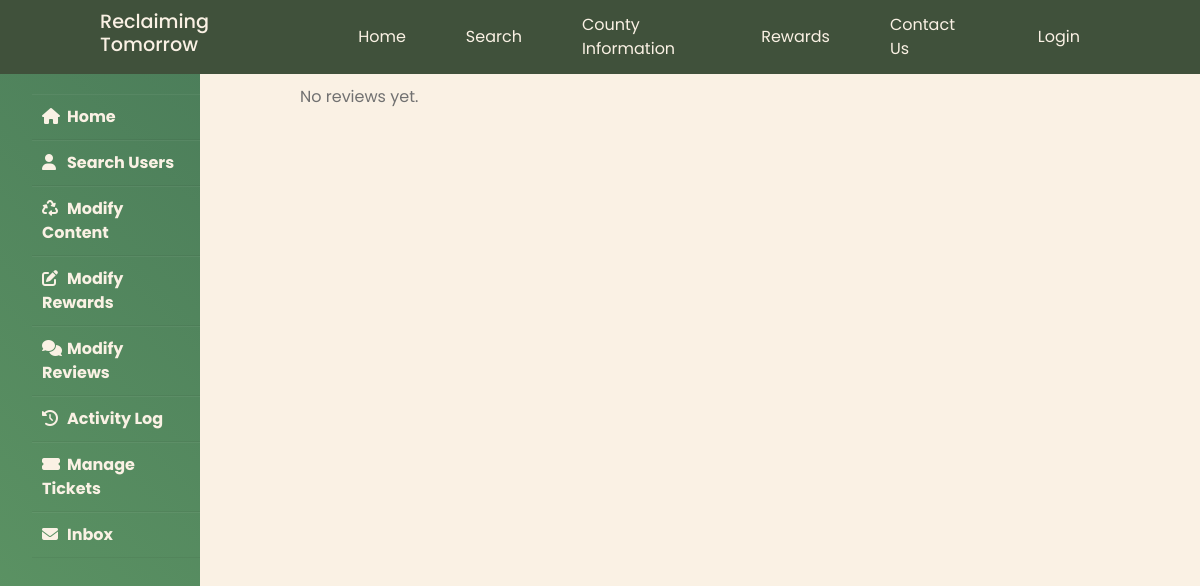
/admin/modifyReviews.php, run on an earlier commit of the app's database.
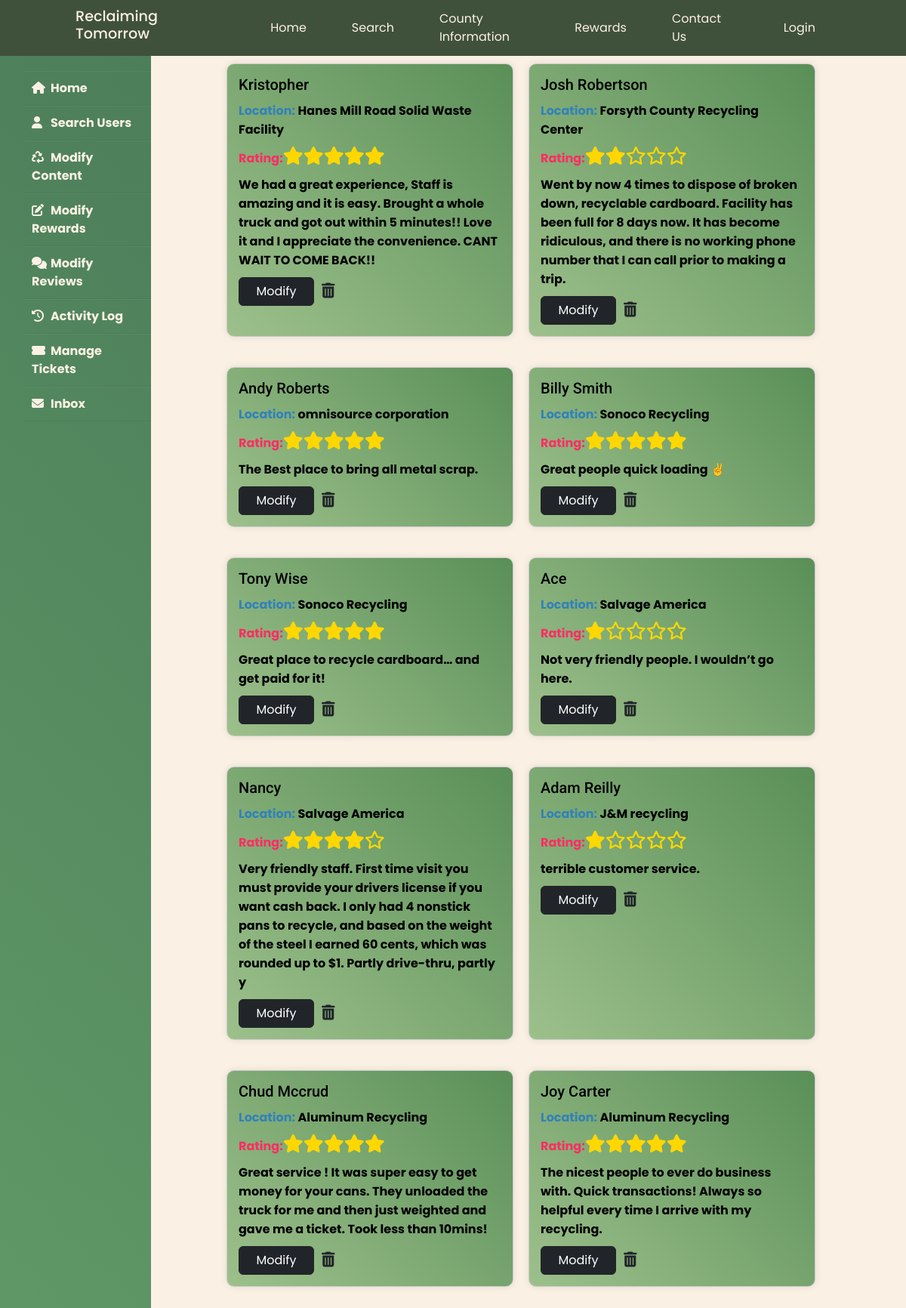
And on a later commit of the database.
### tables this page shows
CREATE TABLE `posts` (
  `id` int(11) NOT NULL,
  `name` varchar(100) NOT NULL,
  `location` varchar(200) NOT NULL,
  `rating` int(1) NOT NULL,
  `message` varchar(250) NOT NULL
);

### admin/modifyReviews.php (the view, shortened to what this page needs)
<?php
require '../connect.php';
?>
<!DOCTYPE html>
<html lang="en">
<head>
    <link href="https://cdn.jsdelivr.net/npm/bootstrap@5.3.1/dist/css/bootstrap.min.css" rel="stylesheet" />
    <link href="../style.css" rel="stylesheet">
</head>
<body>
<?php include "../admin/header.php"; ?>
<div class="wrapper">
        <div class="sidebar"><i class=""></i>
        <ul>
            <li><a href="/admin/dashboard"><i class="fas fa-home"></i>Home</a></li>
            <li><a href="/admin/search"><i class="fas fa-user"></i>Search Users</a></li>
            <li><a href="/admin/modifyContent"><i class="fas fa-recycle"></i>Modify Content</a></li>
            <li><a href="/admin/modifyRewards"><i class="fas fa-edit"></i>Modify Rewards</a></li>
            <li><a href="/admin/modifyReviews"><i class="fas fa-thin fa-comments"></i>Modify Reviews</a></li>
            <li><a href="/rewards/log"><i class="fas fa-history"></i>Activity Log</a></li>
            <li><a href="/rewards/manage_tickets"><i class="fas fa-ticket-alt"></i>Manage Tickets</a></li>
            <li><a href="/admin/inbox"><i class="fas fa-envelope"></i>Inbox</a></li>
          </ul>
        </div>
        <div class="main_content">
        <div class="info">
        <div class="reviews-container">
        <?php
            $sql = "SELECT * FROM posts ORDER BY id DESC";
            $result=mysqli_query($db,$sql);
            if ($result->num_rows > 0) {
                while ($row = $result->fetch_assoc()) {
                    echo '<div class="review">';
                    echo '<h3 style="color: #000">'.$row["name"].'</h3>';
                    echo '<p style="color: #000"><span class="location">Location: </span>'.$row["location"].'</p>';
                    echo '<p><span class="rating">Rating:</span>'.getStars($row["rating"]).'</p>';
                    echo '<p style="color: #000" class="message">'.$row["message"].'</p>';
                    echo '<a class="btn btn-dark btn" href="updateReview.php?id='.$row["id"].'" style="width:100px; margin-right: 10px;" role="button">Modify</a>';
                    echo '<a class="link-dark" href="deleteReview.php?id='.$row["id"].'"><i class="fas fa-trash-alt fa-lg"></i></a>';
                    echo '</div>';
                }
            } else {
                echo "No reviews yet.";
            }
            echo '</div>';
            function getStars($rating) {
                $stars = '';
                for ($i = 1; $i <= 5; $i++) {
                    if ($i <= $rating) {
                        $stars .= '<i class="fas fa-star stars"></i>';
                    } else {
                        $stars .= '<i class="far fa-star stars"></i>';
                    }
                }
                return $stars;
            }
        ?>
      </div>
    </div>
</div>
</body>
</html>

### admin/header.php (shortened to what this page needs)
<?php
$loggedIn = isset($_SESSION['LOGGED_IN']);
$homeLink = '../index.php';
?>
<header>
    <h2 class="logo">Reclaiming Tomorrow</h2>
    <nav class="navigation">
        <a href="<?php echo $homeLink; ?>">Home</a>
        <a href="../maps/search">Search</a>
        <a href="../county_search/county">County Information</a>
        <a href="/rewards/redemption">Rewards</a>
        <a href="../contact">Contact Us</a>
        <?php if ($loggedIn): ?>
            <a href="../admin_verify/admin_logout" class="btnLogin-popup">Logout</a>
        <?php else: ?>
            <a href="../admin_verify/admin_login" class="btnLogin-popup">Login</a>
        <?php endif; ?>
    </nav>
</header>

### style.css (style rules this page uses)
* { margin: 0; padding: 0; box-sizing: border-box; list-style: none; font-family: 'Poppins', sans-serif; }
body { background-color: #FAF1E4; background-size: cover; background-position: center; display: flex; padding-top: 64px; flex-direction: column; background-color: #FAF1E4; min-height: 100vh; }
header { top: 0; left: 0; width: 100%; padding: 10px 100px; background: #40513B; display: flex; position: fixed; justify-content: space-between; align-items: center; z-index: 99; }
.logo { font-size: 1.2em; color: #FAF1E4; user-select: none; }
.navigation { display: flex; justify-content: flex-end; align-items: center; }
.navigation a { position: relative; font-size: 1em; color: #FAF1E4; text-decoration: none; margin-right: 40px; margin: 0 auto 0 60px; }
.navigation a::after { content: ''; position: absolute; left: 0; bottom: -6px; width: 100%; height: 3px; background: #FAF1E4; border-radius: 5px; transform-origin: right; transform: scaleX(0); transition: transform .3s ease-in-out; }
.navigation .btnLogin-popup { font-size: 1em; color: #FAF1E4; background: transparent; border: none; padding: 10px 20px; border-radius: 5px; cursor: pointer; justify-content: flex-end; transition: .3s ease-in-out; text-decoration: none; }
.wrapper { display: flex; position: relative; }
.wrapper .sidebar { width: 200px; height: 100%; background: linear-gradient(45deg, #609966, #4C7E5A); padding: 30px 0; position: fixed; transition: width 0.3s ease; font-weight: bolder; }
.wrapper .sidebar ul li { padding: 10px; border-bottom: 1px solid #CEC5B7; border-bottom: 1px solid rgba(0, 0, 0, 0.05); border-top: 1px solid rgba(255, 255, 255, 0.05); transition: background-color 0.3s, border-color 0.3s; }
.wrapper .sidebar ul li a { color: #FAF1E4; display: block; text-decoration: none; }
.wrapper .sidebar ul li a .fas { width: 25px; }
.wrapper .main_content { width: 100%; margin-left: 200px; }
.wrapper .main_content .info { margin: 20px; color: #717171; line-height: 25px; }
.wrapper .main_content .info div { margin-bottom: 20px; }

### admin/modifyReviews.php (style rules this page uses)
.reviews-container { max-width: 800px; margin: 0 auto; display: flex; flex-wrap: wrap; gap: 20px; }
.review { border: 1px solid #ccc; border-radius: 10px; padding: 15px; font-weight: bolder; color: #F9F7F7; text-align: left; width: calc(50% - 20px); background: linear-gradient(45deg, #9DC08B, #5A8F58); transition: transform 0.3s, box-shadow 0.3s; box-shadow: 0 0 10px rgba(0, 0, 0, 0.1); }
.review h3 { font-family: 'Roboto', sans-serif; font-size: 20px; margin: 0; }
.review p { margin: 10px 0; }
.review .location { color: #3282B8; font-weight: bold; }
.review .rating { color: #FF2E63; font-weight: bold; }
.review .stars { color: #FFD700; font-size: 24px; animation: tilt-n-move-shaking 1s infinite; }
.review .message { font-size: 16px; }

What changed in the data, as far as the page shows it:
added posts: name "Kristopher", location "Hanes Mill Road Solid Waste Facility", rating 5 (drawn), message "We had a great experience, Staff is amazing and it is easy. Brought a whole truck and got out within 5 minutes!! Love it and I appreciate the convenience. CANT WAIT TO COME BACK!!"
added posts: name "Josh Robertson", location "Forsyth County Recycling Center", rating 2 (drawn), message "Went by now 4 times to dispose of broken down, recyclable cardboard. Facility has been full for 8 days now. It has become ridiculous, and there is no working phone number that I can call prior to making a trip.", $row["id"] 10 (drawn)
added posts: name "Andy Roberts", location "omnisource corporation", rating 5 (drawn), message "The Best place to bring all metal scrap."
added posts: name "Billy Smith", location "Sonoco Recycling", rating 5 (drawn), message "Great people quick loading ✌️"
added posts: name "Tony Wise", location "Sonoco Recycling", rating 5 (drawn), message "Great place to recycle cardboard… and get paid for it!"
added posts: name "Ace", location "Salvage America", rating 1 (drawn), message "Not very friendly people. I wouldn’t go here."
added posts: name "Nancy", location "Salvage America", rating 4 (drawn), message "Very friendly staff. First time visit you must provide your drivers license if you want cash back. I only had 4 nonstick pans to recycle, and based on the weight of the steel I earned 60 cents, which was rounded up to $1. Partly drive-thru, partly y"
added posts: name "Adam Reilly", location "J&M recycling", rating 1 (drawn), message "terrible customer service."
added posts: name "Chud Mccrud", location "Aluminum Recycling", rating 5 (drawn), message "Great service ! It was super easy to get money for your cans. They unloaded the truck for me and then just weighted and gave me a ticket. Took less than 10mins!"
added posts: name "Joy Carter", location "Aluminum Recycling", rating 5 (drawn), message "The nicest people to ever do business with. Quick transactions! Always so helpful every time I arrive with my recycling."
Also different on the page:
text no longer shown: "No reviews yet."
